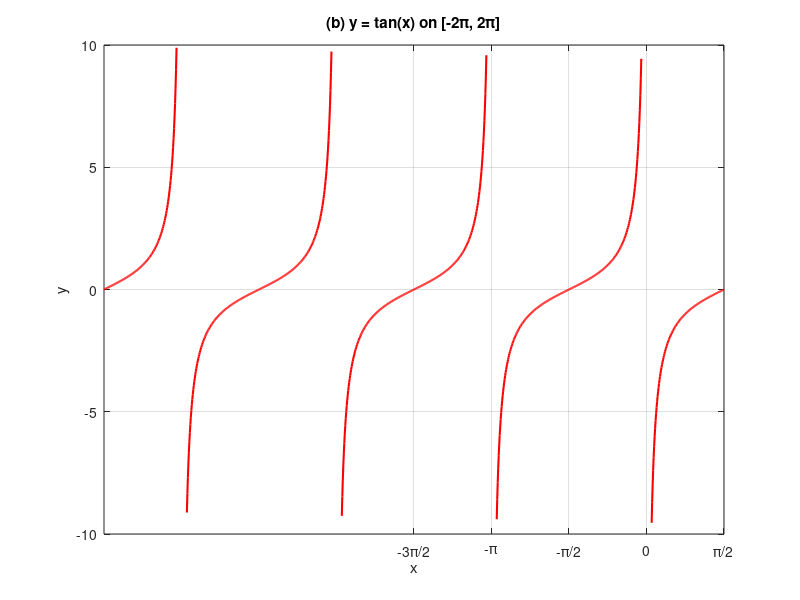

MATLAB code to generate this figure:
x = -2 * pi : 0.01 : 2 * pi;
y = tan(x);
y(abs(y) > 10) = NaN;
figure;
plot(x, y, 'r', 'LineWidth', 1.5);
title('(b) y = tan(x) on [-2\pi, 2\pi]');
xlabel('x');
ylabel('y');
xlim([-2 * pi 2 * pi]);
ylim([-10 10]);
xticks([-2 * pi - 3 * pi / 2 - pi - pi / 2 0 pi / 2 pi 3 * pi / 2 2 * pi]);
xticklabels(
    {'-2\pi' '-3\pi/2' '-\pi' '-\pi/2' '0' '\pi/2' '\pi' '3\pi/2' '2\pi'});
grid on;
